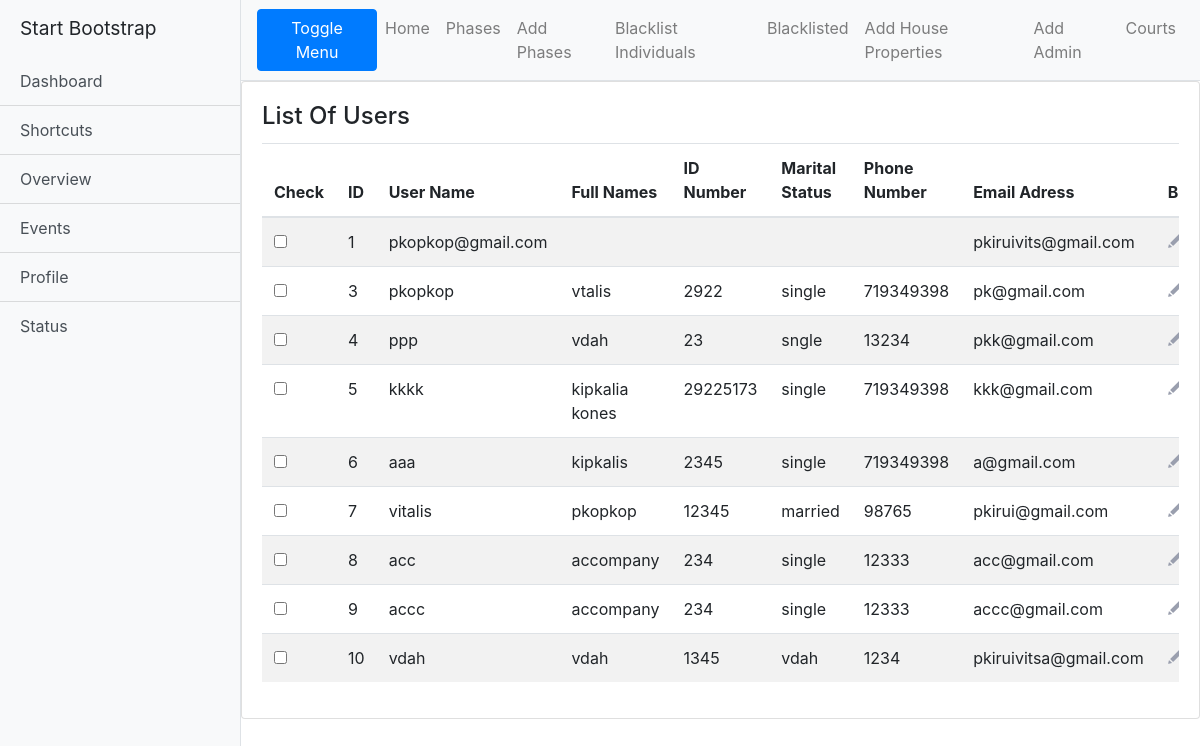
The app's page /registeredmembers.php with its own data.
### tables this page shows
CREATE TABLE IF NOT EXISTS `users` (
`id` int(11) NOT NULL,
  `username` varchar(350) NOT NULL,
  `email` varchar(250) NOT NULL,
  `password` varchar(250) NOT NULL,
  `maritalstatus` varchar(100) NOT NULL,
  `Fnames` varchar(400) NOT NULL,
  `idno` varchar(50) NOT NULL,
  `phone` varchar(20) NOT NULL,
  `status` varchar(100) NOT NULL,
  `role` varchar(40) NOT NULL
);

### registeredmembers.php (the view, shortened to what this page needs)
<!DOCTYPE html>
<html lang="en">
<head>
  <link href="css/bootstrap.min.css" rel="stylesheet">
  <link href="css/simple-sidebar.css" rel="stylesheet">
</head>
<body>
  <div class="d-flex justify-content-md-center" id="wrapper">
 <section>
    <div class="card-group">
      <div class="card">
        <div class="card-body">
          <h4 class="card-title">List Of Users</h4>
          <?php
 include('config.php');
$result = mysqli_query($mysqli,"SELECT * FROM users");
?>
          <table class="table table-striped table-inverse table-responsive">
            <thead class="thead-inverse">
              <tr>
                <th>Check</th>
                <th>ID</th>
                <th>User Name</th>
                <th>Full Names</th>
                <th>ID Number</th>
                <th> Marital Status</th>
                <th>Phone Number</th>
                <th>Email Adress</th>
                <th>Blacklist</th>
              </tr>
            </thead>
            <tbody>
              <?php while($row = mysqli_fetch_array($result))
    {?>
              <tr>
                <td scope="row"><input type="checkbox"></td>
                <td>
                  <?Php echo $row['id']; ?>
                </td>
                <td><?php echo $row['username']; ?></td>
                <td><?php echo $row['Fnames']; ?></td>
                <td><?php echo $row['idno']; ?></td>
                <td>
                  <?Php echo $row['maritalstatus']; ?>
                </td>
                <td><?php echo $row['phone']; ?></td>
                <td><?php echo $row['email']; ?></td>
                <td> <a href="membViewUpdate.php?update=<?php echo $row['id']; ?>" onClick="edit(this);"
                    title="empEdit"> <input type="image" src="images/icn_edit.png" title="Edit"> </a></td>
              </tr>
              <?php }mysqli_close($mysqli);?>
            </tbody>
          </table>
        </div>
      </div>
    </div>
    </section>
  </div>
</body>
</html>

### css/simple-sidebar.css (style rules this page uses)
#wrapper { overflow-x: hidden; }
#sidebar-wrapper { min-height: 100vh; margin-left: -15rem; -webkit-transition: margin .25s ease-out; -moz-transition: margin .25s ease-out; -o-transition: margin .25s ease-out; transition: margin .25s ease-out; }
#sidebar-wrapper .sidebar-heading { padding: 0.875rem 1.25rem; font-size: 1.2rem; }
#sidebar-wrapper .list-group { width: 15rem; }
#page-content-wrapper { min-width: 100vw; }
@media (min-width: 768px) { #sidebar-wrapper { margin-left: 0; } }
@media (min-width: 768px) { #page-content-wrapper { min-width: 0; width: 100%; } }

### records on screen
users: id "1", username "pkopkop@gmail.com", email "pkiruivits@gmail.com"
users: id "3", username "pkopkop", Fnames "vtalis", idno "2922", maritalstatus "single", phone "719349398", email "pk@gmail.com"
users: id "4", username "ppp", Fnames "vdah", idno "23", maritalstatus "sngle", phone "13234", email "pkk@gmail.com"
users: id "5", username "kkkk", Fnames "kipkalia kones", idno "29225173", maritalstatus "single", phone "719349398", email "kkk@gmail.com"
users: id "6", username "aaa", Fnames "kipkalis", idno "2345", maritalstatus "single", phone "719349398", email "a@gmail.com"
users: id "7", username "vitalis", Fnames "pkopkop", idno "12345", maritalstatus "married", phone "98765", email "pkirui@gmail.com"
users: id "8", username "acc", Fnames "accompany", idno "234", maritalstatus "single", phone "12333", email "acc@gmail.com"
users: id "9", username "accc", Fnames "accompany", idno "234", maritalstatus "single", phone "12333", email "accc@gmail.com"
users: id "10", username "vdah", Fnames "vdah", idno "1345", maritalstatus "vdah", phone "1234", email "pkiruivitsa@gmail.com"
